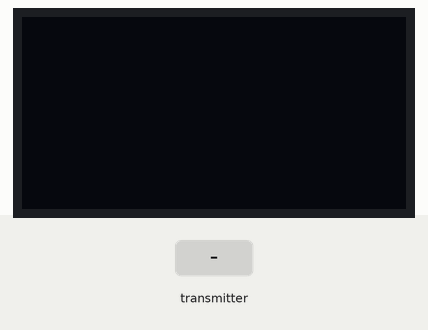
Bench run of a sketch on a simulated ESP32. Shown: 128×64 one-colour display. Inputs (shaded band) come from the test bench. The OLED is the two-colour kind (top 16 rows yellow); the display library's start-up logo is not drawn; what the sketch prints to the serial monitor is not drawn.

Above: at 3.2 s.
3.3 s: the transmitter starts sending decibels = 0
At 4.0 s:
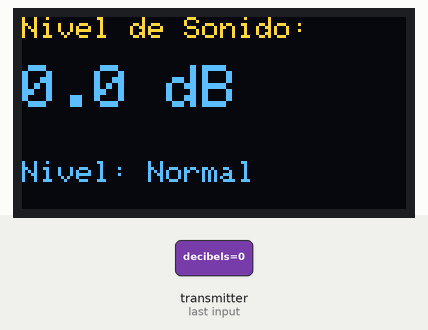
4.8 s: the transmitter starts sending decibels = 25
At 5.2 s:
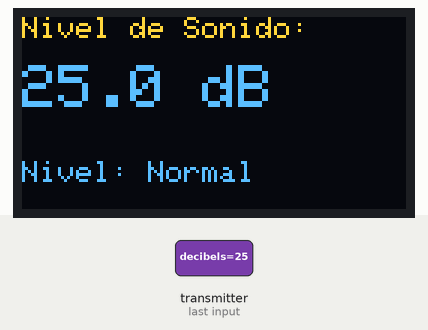
6.3 s: the transmitter starts sending decibels = 100
At 7.5 s:
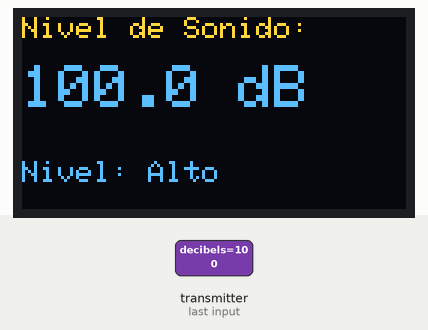
7.8 s: the transmitter starts sending decibels = 50
At 8.6 s:
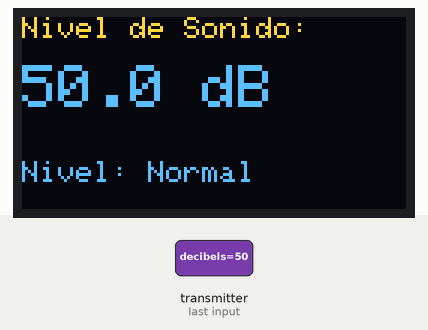
Timing chart, 0 to 10.3 s (numbered marks = the images above; inputs shaded):
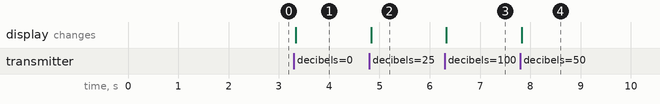

The sketch:

detector_reciever.ino
```cpp
#include <Wire.h>
#include <Adafruit_GFX.h>
#include <Adafruit_SSD1306.h>
#include <esp_now.h>
#include <WiFi.h>

#define SCREEN_WIDTH 128
#define SCREEN_HEIGHT 64
#define OLED_RESET    -1
Adafruit_SSD1306 display(SCREEN_WIDTH, SCREEN_HEIGHT, &Wire, OLED_RESET);

typedef struct struct_message {
  float decibels;
} struct_message;

struct_message myData;

void OnDataRecv(const uint8_t * mac, const uint8_t *incomingData, int len) {
  memcpy(&myData, incomingData, sizeof(myData));
  Serial.print("Bytes received: ");
  Serial.println(len);
  Serial.print("Decibels: ");
  Serial.println(myData.decibels);

  display.clearDisplay();

  display.setTextSize(1);
  display.setTextColor(SSD1306_WHITE);
  display.setCursor(0, 0);
  display.print("Nivel de Sonido: ");
  display.setTextSize(2);
  display.setCursor(0, 16);
  display.print(myData.decibels, 1);
  display.print(" dB");

  String soundLevel;
  if (myData.decibels < 60) {
    soundLevel = "Normal";
  } else if (myData.decibels < 80) {
    soundLevel = "Medio";
  } else {
    soundLevel = "Alto";
  }

  display.setTextSize(1);
  display.setCursor(0, 48);
  display.print("Nivel: ");
  display.print(soundLevel);

  display.display();
}

void setup() {
  Serial.begin(115200);

  if (!display.begin(SSD1306_SWITCHCAPVCC, 0x3C)) {
    Serial.println(F("SSD1306 allocation failed"));
    for (;;);
  }
  display.display();
  delay(2000);
  display.clearDisplay();

  WiFi.mode(WIFI_STA);
  Serial.println("ESP32 en modo estación");


  if (esp_now_init() != ESP_OK) {
    Serial.println("Error initializing ESP-NOW");
    return;
  }
  Serial.println("ESP-NOW inicializado correctamente");


  esp_now_register_recv_cb(OnDataRecv);
}

void loop() {

}
```

Measured:
- after the input at 3.3 s, the display: changes at once (image 1)
- after the input at 4.8 s, the display: changes at once (image 2)
- after the input at 6.3 s, the display: changes at once (image 3)
- after the input at 7.8 s, the display: changes at once (image 4)
